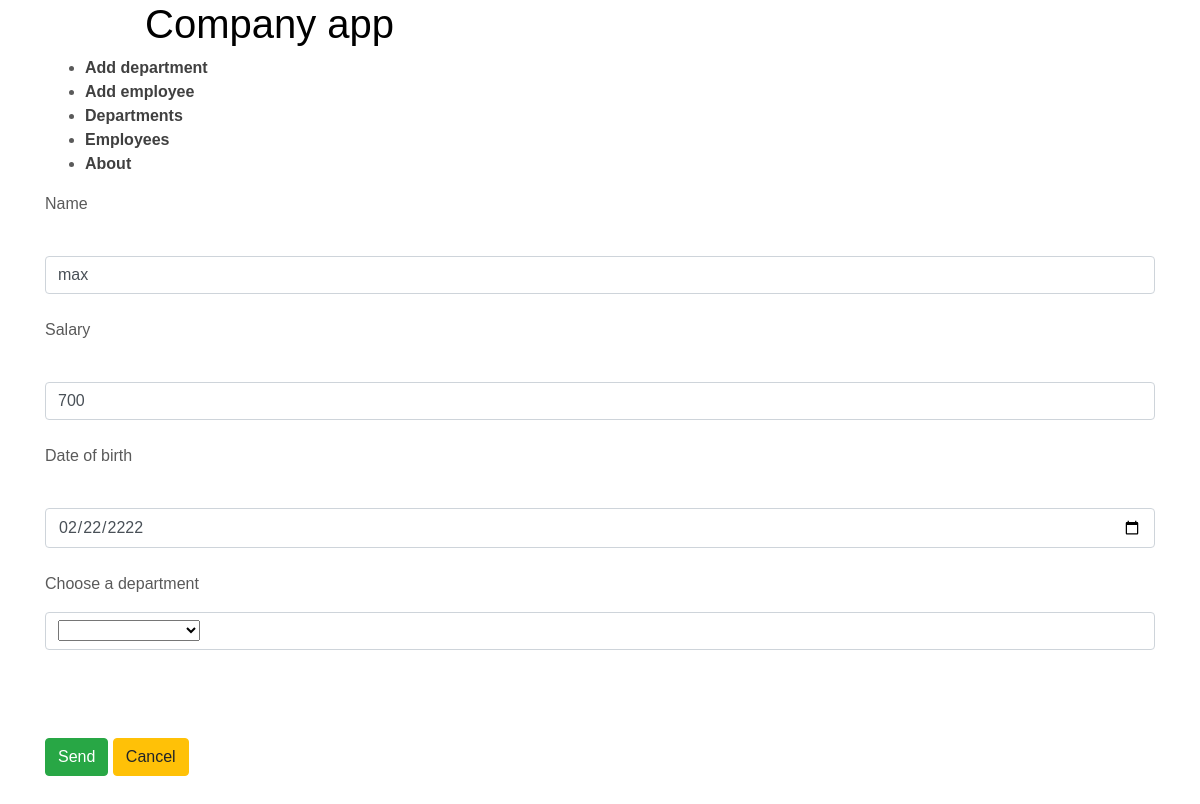
/employee/2/update, run on the app's committed database.
### app.py (models this page shows, shortened)
class Employees(Base):
    __tablename__ = 'employees'
    id = Column(Integer, primary_key=True)
    name = Column(String, nullable=False)
    salary = Column(Integer, nullable=False, index=True)
    date_of_birth = Column(String, nullable=False, index=True)
    departments_id = Column(Integer, ForeignKey('departments.id'))

### app.py (the view)
@app.route('/employee/<int:id>/update', methods=['GET', 'POST'])
def employee_update(id):
    form = ChoiceForm()
    Session = sessionmaker(bind=engine)
    session = Session()
    employee = session.query(Employees).get(id)
    value_name = employee.name
    value_salary = employee.salary
    value_date_birth = employee.date_of_birth
    if request.method == 'POST':
        employee.name = request.form['employee_name']
        employee.salary = request.form['employee_salary']
        employee.date_of_birth = request.form['employee_date_birth']
        employee.departments_id = int(str(form.opts.data.id))
        try:
            session.commit()
            flash('Employee updated', 'add')
            return redirect('/employees')
        except Exception:
            return 'оишбка'
    else:
        return render_template('add_employee.html', form=form, value_name=value_name, value_salary=value_salary,
                               value_date_birth=value_date_birth)

### app.py
class ChoiceForm(FlaskForm):
    opts = QuerySelectField(query_factory=choise_list, allow_blank=True, get_label='department_name')

### app.py (called while the page is built)
def choise_list():
    Session = sessionmaker(bind=engine)
    session = Session()
    return session.query(Departments)

### templates/add_employee.html (shortened to what this page needs)
{% extends "header.html" %}
{% block content %}
<form method="post">
    <p>Name</p>
    <label for="employee_name"></label><input type="text" name="employee_name" id="employee_name"
                                              class="form-control" value="{{ value_name }}"><br>
    <p>Salary</p>
    <label for="employee_salary"></label><input type="number" name="employee_salary" id="employee_salary"
                                                class="form-control" value="{{ value_salary }}"><br>
    <p>Date of birth</p>
    <input type="date" name="employee_date_birth" id="employee_date_birth"
           class="form-control" value="{{ value_date_birth }}"><br>
    <p>Choose a department</p>
    <p id="employee_departments_id"
       class="form-control form-control">
        {{ form.opts }}
    </p>
        <br><br><br>
        <input type="submit" class="btn btn-success" value="Send">
        <input type="button" class="btn btn-warning" onclick="window.location.href='/employees';" value="Cancel"/>
</form>
<br>
<br>
{% endblock %}

### templates/header.html (style rules this page uses)
body { font-family: "Arial", Arial, serif; background-color: #ffffff; color: #5a5a5a; }

### data on the page
Employees: employee_name "max", employee_salary "700", employee_date_birth "02/22/2222"
